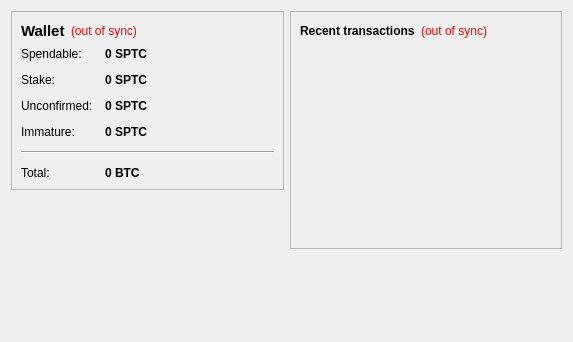
<?xml version="1.0" encoding="UTF-8"?>
<ui version="4.0">
 <class>OverviewPage</class>
 <widget class="QWidget" name="OverviewPage">
  <property name="geometry">
   <rect>
    <x>0</x>
    <y>0</y>
    <width>573</width>
    <height>342</height>
   </rect>
  </property>
  <property name="windowTitle">
   <string>Form</string>
  </property>
  <layout class="QHBoxLayout" name="horizontalLayout" stretch="1,1">
   <item>
    <layout class="QVBoxLayout" name="verticalLayout_2">
     <item>
      <widget class="QFrame" name="frame">
       <property name="frameShape">
        <enum>QFrame::StyledPanel</enum>
       </property>
       <property name="frameShadow">
        <enum>QFrame::Raised</enum>
       </property>
       <layout class="QVBoxLayout" name="verticalLayout_4">
        <item>
         <layout class="QHBoxLayout" name="horizontalLayout_4">
          <item>
           <widget class="QLabel" name="label_5">
            <property name="font">
             <font>
              <pointsize>11</pointsize>
              <weight>75</weight>
              <bold>true</bold>
             </font>
            </property>
            <property name="text">
             <string>Wallet</string>
            </property>
           </widget>
          </item>
          <item>
           <widget class="QLabel" name="labelWalletStatus">
            <property name="toolTip">
             <string>The displayed information may be out of date. Your wallet automatically synchronizes with the ScryptChain network after a connection is established, but this process has not completed yet.</string>
            </property>
            <property name="styleSheet">
             <string notr="true">QLabel { color: red; }</string>
            </property>
            <property name="text">
             <string notr="true">(out of sync)</string>
            </property>
            <property name="alignment">
             <set>Qt::AlignLeading|Qt::AlignLeft|Qt::AlignVCenter</set>
            </property>
           </widget>
          </item>
          <item>
           <spacer name="horizontalSpacer_2">
            <property name="orientation">
             <enum>Qt::Horizontal</enum>
            </property>
            <property name="sizeHint" stdset="0">
             <size>
              <width>40</width>
              <height>20</height>
             </size>
            </property>
           </spacer>
          </item>
         </layout>
        </item>
        <item>
         <layout class="QFormLayout" name="formLayout_2">
          <property name="fieldGrowthPolicy">
           <enum>QFormLayout::AllNonFixedFieldsGrow</enum>
          </property>
          <property name="horizontalSpacing">
           <number>12</number>
          </property>
          <property name="verticalSpacing">
           <number>12</number>
          </property>
          <item row="0" column="0">
           <widget class="QLabel" name="label">
            <property name="text">
             <string>Spendable:</string>
            </property>
           </widget>
          </item>
          <item row="0" column="1">
           <widget class="QLabel" name="labelBalance">
            <property name="font">
             <font>
              <weight>75</weight>
              <bold>true</bold>
             </font>
            </property>
            <property name="cursor">
             <cursorShape>IBeamCursor</cursorShape>
            </property>
            <property name="toolTip">
             <string>Your current spendable balance</string>
            </property>
            <property name="text">
             <string notr="true">0 SPTC</string>
            </property>
            <property name="textInteractionFlags">
             <set>Qt::LinksAccessibleByMouse|Qt::TextSelectableByKeyboard|Qt::TextSelectableByMouse</set>
            </property>
           </widget>
          </item>
          <item row="1" column="0">
           <widget class="QLabel" name="label_6">
            <property name="text">
             <string>Stake:</string>
            </property>
           </widget>
          </item>
          <item row="1" column="1">
           <widget class="QLabel" name="labelStake">
            <property name="font">
             <font>
              <weight>75</weight>
              <bold>true</bold>
             </font>
            </property>
            <property name="cursor">
             <cursorShape>IBeamCursor</cursorShape>
            </property>
            <property name="toolTip">
             <string>Total of coins that was staked, and do not yet count toward the current balance</string>
            </property>
            <property name="text">
             <string notr="true">0 SPTC</string>
            </property>
            <property name="textInteractionFlags">
             <set>Qt::LinksAccessibleByMouse|Qt::TextSelectableByKeyboard|Qt::TextSelectableByMouse</set>
            </property>
           </widget>
          </item>
          <item row="2" column="0">
           <widget class="QLabel" name="label_3">
            <property name="text">
             <string>Unconfirmed:</string>
            </property>
           </widget>
          </item>
          <item row="2" column="1">
           <widget class="QLabel" name="labelUnconfirmed">
            <property name="font">
             <font>
              <weight>75</weight>
              <bold>true</bold>
             </font>
            </property>
            <property name="cursor">
             <cursorShape>IBeamCursor</cursorShape>
            </property>
            <property name="toolTip">
             <string>Total of transactions that have yet to be confirmed, and do not yet count toward the current balance</string>
            </property>
            <property name="text">
             <string notr="true">0 SPTC</string>
            </property>
            <property name="textInteractionFlags">
             <set>Qt::LinksAccessibleByMouse|Qt::TextSelectableByKeyboard|Qt::TextSelectableByMouse</set>
            </property>
           </widget>
          </item>
          <item row="3" column="0">
           <widget class="QLabel" name="labelImmatureText">
            <property name="text">
             <string>Immature:</string>
            </property>
           </widget>
          </item>
          <item row="3" column="1">
           <widget class="QLabel" name="labelImmature">
            <property name="font">
             <font>
              <weight>75</weight>
              <bold>true</bold>
             </font>
            </property>
            <property name="toolTip">
             <string>Mined balance that has not yet matured</string>
            </property>
            <property name="text">
             <string notr="true">0 SPTC</string>
            </property>
            <property name="textInteractionFlags">
             <set>Qt::LinksAccessibleByMouse|Qt::TextSelectableByKeyboard|Qt::TextSelectableByMouse</set>
            </property>
           </widget>
          </item>
          <item row="4" column="0" colspan="2">
           <widget class="Line" name="line">
            <property name="orientation">
             <enum>Qt::Horizontal</enum>
            </property>
           </widget>
          </item>
          <item row="5" column="0">
           <widget class="QLabel" name="labelTotalText">
            <property name="text">
             <string>Total:</string>
            </property>
           </widget>
          </item>
          <item row="5" column="1">
           <widget class="QLabel" name="labelTotal">
            <property name="font">
             <font>
              <weight>75</weight>
              <bold>true</bold>
             </font>
            </property>
            <property name="cursor">
             <cursorShape>IBeamCursor</cursorShape>
            </property>
            <property name="toolTip">
             <string>Your current total balance</string>
            </property>
            <property name="text">
             <string notr="true">0 BTC</string>
            </property>
            <property name="textInteractionFlags">
             <set>Qt::LinksAccessibleByMouse|Qt::TextSelectableByKeyboard|Qt::TextSelectableByMouse</set>
            </property>
           </widget>
          </item>
         </layout>
        </item>
       </layout>
      </widget>
     </item>
     <item>
      <spacer name="verticalSpacer_3">
       <property name="orientation">
        <enum>Qt::Vertical</enum>
       </property>
       <property name="sizeHint" stdset="0">
        <size>
         <width>20</width>
         <height>40</height>
        </size>
       </property>
      </spacer>
     </item>
     <item>
      <widget class="QLabel" name="label_2">
       <property name="text">
        <string/>
       </property>
       <property name="pixmap">
        <pixmap resource="../bitcoin.qrc">:/images/backg</pixmap>
       </property>
       <property name="scaledContents">
        <bool>false</bool>
       </property>
       <property name="alignment">
        <set>Qt::AlignCenter</set>
       </property>
      </widget>
     </item>
     <item>
      <spacer name="verticalSpacer">
       <property name="orientation">
        <enum>Qt::Vertical</enum>
       </property>
       <property name="sizeHint" stdset="0">
        <size>
         <width>20</width>
         <height>40</height>
        </size>
       </property>
      </spacer>
     </item>
    </layout>
   </item>
   <item>
    <layout class="QVBoxLayout" name="verticalLayout_3">
     <item>
      <widget class="QFrame" name="frame_2">
       <property name="frameShape">
        <enum>QFrame::StyledPanel</enum>
       </property>
       <property name="frameShadow">
        <enum>QFrame::Raised</enum>
       </property>
       <layout class="QVBoxLayout" name="verticalLayout">
        <item>
         <layout class="QHBoxLayout" name="horizontalLayout_2">
          <item>
           <widget class="QLabel" name="label_4">
            <property name="text">
             <string>&lt;b&gt;Recent transactions&lt;/b&gt;</string>
            </property>
           </widget>
          </item>
          <item>
           <widget class="QLabel" name="labelTransactionsStatus">
            <property name="toolTip">
             <string>The displayed information may be out of date. Your wallet automatically synchronizes with the ScryptChain network after a connection is established, but this process has not completed yet.</string>
            </property>
            <property name="styleSheet">
             <string notr="true">QLabel { color: red; }</string>
            </property>
            <property name="text">
             <string notr="true">(out of sync)</string>
            </property>
            <property name="alignment">
             <set>Qt::AlignRight|Qt::AlignTrailing|Qt::AlignVCenter</set>
            </property>
           </widget>
          </item>
          <item>
           <spacer name="horizontalSpacer">
            <property name="orientation">
             <enum>Qt::Horizontal</enum>
            </property>
            <property name="sizeHint" stdset="0">
             <size>
              <width>40</width>
              <height>20</height>
             </size>
            </property>
           </spacer>
          </item>
         </layout>
        </item>
        <item>
         <widget class="QListView" name="listTransactions">
          <property name="styleSheet">
           <string notr="true">QListView { background: transparent; }</string>
          </property>
          <property name="frameShape">
           <enum>QFrame::NoFrame</enum>
          </property>
          <property name="verticalScrollBarPolicy">
           <enum>Qt::ScrollBarAlwaysOff</enum>
          </property>
          <property name="horizontalScrollBarPolicy">
           <enum>Qt::ScrollBarAlwaysOff</enum>
          </property>
          <property name="selectionMode">
           <enum>QAbstractItemView::NoSelection</enum>
          </property>
         </widget>
        </item>
       </layout>
      </widget>
     </item>
     <item>
      <spacer name="verticalSpacer_2">
       <property name="orientation">
        <enum>Qt::Vertical</enum>
       </property>
       <property name="sizeHint" stdset="0">
        <size>
         <width>20</width>
         <height>40</height>
        </size>
       </property>
      </spacer>
     </item>
    </layout>
   </item>
  </layout>
 </widget>
 <resources>
  <include location="../bitcoin.qrc"/>
 </resources>
 <connections/>
</ui>
